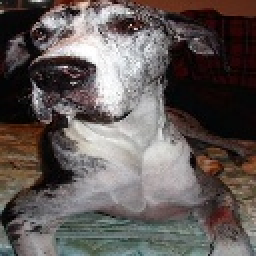
#> input picture Cropped_Images/Great_Dane/n02109047_1005.jpg, 128 x 128 px, found by its file name (shown 2 times larger)
$ jupyter execute --allow-errors Maneesha_assignment_1.ipynb
#> lines starting #> are read from the running program, lines starting #| are printed output that depends on the picture
# Programming Assignment 1:  Data Preparation and Understanding

1. http://vision.stanford.edu/aditya86/ImageNetDogs/
2. https://scikit-image.org/

##### a) CroppingandResizeImagesinYour4-classImagesDataset:
https://www.kaggle.com/code/espriella/stanford-dogs-transfer-crop-stack/notebook

[cell 1]
import os,cv2
dir = os.getcwd()
images_folder = 'Images/'
#> (the rest of this cell did not finish here and is left out)

[cell 2]
import warnings
warnings.filterwarnings("ignore")

[cell 3]
#import required libraries

import os,cv2
import xml.etree.ElementTree as ET

dir = os.getcwd()
images_folder = 'Images/'
annotations_folder = 'Annotations/'
out_folder = "Cropped_Images"
os.makedirs(out_folder, exist_ok=True)
def is_xml_file(file_path):
    try:
        with open(file_path, 'r') as file:
            content = file.read()
            return '<annotation>' in content
    except Exception as e:
        return False

# Loop through each specific folder
#> (the rest of this cell did not finish here and is left out)

##### (b) Feature Extraction: Edge histogram AND Similarity Measurements

i)Choose 1 image from each class.

[cell 4]
images=['Images/papillon/n02086910_10147.jpg','Images/Great_Dane/n02109047_1005.jpg','Images/Pomeranian/n02112018_10129.jpg','Images/Rhodesian_ridgeback/n02087394_10014.jpg']

ii. Convert the color images to grayscale images
https://scikit-image.org/docs/stable/auto_examples/color_exposure/plot_rgb_to_gray.html

[cell 5]
from skimage import io, color, filters, exposure
from skimage.color import rgb2gray
def convert_gray(image):
    img = io.imread(image)
    gray_img = color.rgb2gray(img)
    return gray_img

 iii. For each image 𝐼, use the following
 import numpy as np
 from skimage import filters
 def angle(dx, dy):
 """Calculate the angles between horizontal and vertical operators."""
 return np.mod(np.arctan2(dy, dx), np.pi)
 angle_sobel = angle(filters.sobel_h(I),
 filters.sobel_v(I))
 to obtain an “angle” for each pixel in the images (Intuitively, one can think of the “angle” as
 the direction of edge gradient at the pixel).

[cell 6]
import numpy as np
def angle(dx, dy):
    return np.mod(np.arctan2(dy, dx), np.pi)
#angle_sobel = angle(filters.sobel_h(I),filters.sobel_v(I))

 iv. Useskimage.exposure.histogram(seehttps://scikit-image.org/docs/stable/api/
 skimage.exposure.html#skimage.exposure.histogram)toobtainahistogramwith36
 bins.

 Plot the images with their corresponding edge histogram values (add x-axis label “Bins” and
 y-axis label “Pixel Count” ).

[cell 7]
import matplotlib.pyplot as plt
edge_histograms=[]
#> (the rest of this cell did not finish here and is left out)

vi. Pick 2 edge histograms from the 4 you have constructed (These are the vector representations
 of the images)
 • Perform histogram comparison between the 2 edge histograms using the following met
rics/measures. (seehttps://scikit-learn.org/stable/modules/generated/sklearn.
 metrics.pairwise.distance_metrics.html#sklearn.metrics.pairwise.distance_
 metrics)– Euclidean distance– Manhattan distance– Cosine distance

[cell 8]
from sklearn.metrics.pairwise import euclidean_distances, manhattan_distances, cosine_distances

def histogram_comparison(hist1,hist2):
    print("Manhattan Distance : {}".format(manhattan_distances(hist1.reshape(1,-1),hist2.reshape(1,-1))))
    print("Euclidean Distance : {}".format(euclidean_distances(hist1.reshape(1,-1),hist2.reshape(1,-1))))
    print("Cosine Distance : {}".format(cosine_distances(hist1.reshape(1,-1),hist2.reshape(1,-1))))
#> (the rest of this cell did not finish here and is left out)

 (c) Histogram of Oriented Gradient (HOG) feature descriptor
 Pick 1 image and compute its HOG descriptors. Visualise the image and the HOG descriptors
 fortheimage(seehttps://scikit-image.org/docs/stable/auto_examples/features
 detection/plot_hog.html#sphx-glr-auto-examples-features-detection-plot-hog-py)

[cell 9]
from skimage.feature import hog

image_path = images[1]
#> image_path = 'Images/Great_Dane/n02109047_1005.jpg'
image = io.imread(image_path)
#> image is the input picture: shape (128, 128, 3); mean R, G, B 98, 90.2, 87.8
fd, hog_image = hog(
    image,
    orientations=8,
    pixels_per_cell=(16, 16),
    cells_per_block=(1, 1),
    visualize=True,
    channel_axis=-1,
)
#> fd = 512 values, max 0.529 at index 59, min 0.0583 at index 256, mean 0.345

fig, (ax1, ax2) = plt.subplots(1, 2, figsize=(8, 4), sharex=True, sharey=True)

ax1.axis('off')
ax1.imshow(image, cmap=plt.cm.gray)
ax1.set_title('Input image')

# Rescale histogram for better display
hog_image_rescaled = exposure.rescale_intensity(hog_image, in_range=(0, 10))
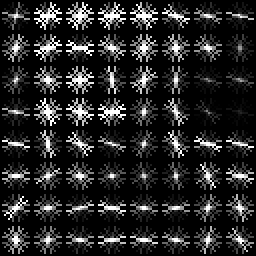
#> hog_image_rescaled: shape (128, 128) float64 (shown 2 times larger); min 0, max 1, mean 0.154
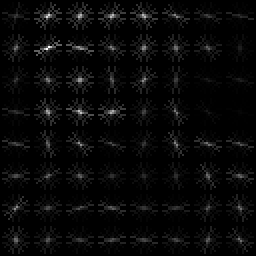
#> hog_image: shape (128, 128) float64 (shown 2 times larger); min 0, max 53.23, mean 1.7; drawn with min black and max white

ax2.axis('off')
ax2.imshow(hog_image_rescaled, cmap=plt.cm.gray)
ax2.set_title('Histogram of Oriented Gradients')
plt.show()
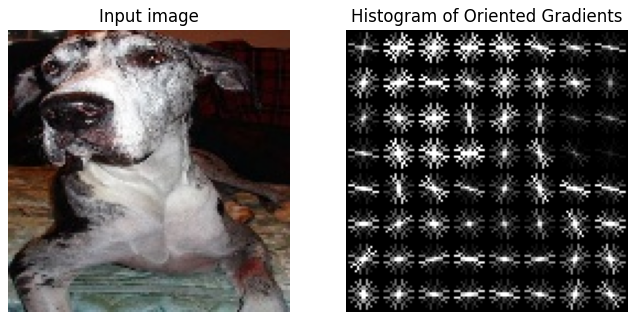
#> figure drawn by matplotlib, 2 panels

$ run again, with Cropped_Images/Great_Dane/n02109047_12193.jpg copied over Cropped_Images/Great_Dane/n02109047_1005.jpg
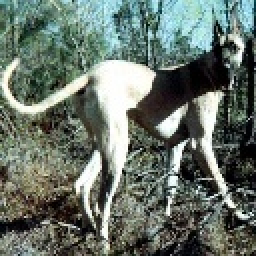
#> input picture Cropped_Images/Great_Dane/n02109047_12193.jpg, 128 x 128 px, found by its file name (shown 2 times larger)
#> image_path = 'Images/Great_Dane/n02109047_1005.jpg'
#> image is the input picture: shape (128, 128, 3); mean R, G, B 103.5, 114.9, 106
#> fd = 512 values, max 0.551 at index 280, min 0.0546 at index 219, mean 0.348
#> `hog_image_rescaled = exposure.rescale_intensity(hog_image, in_range=(0..`:
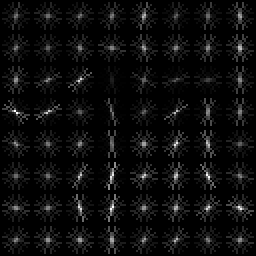
#> hog_image: shape (128, 128) float64 (shown 2 times larger); min 0, max 66.2, mean 3.4; drawn with min black and max white
#> `plt.show()`:
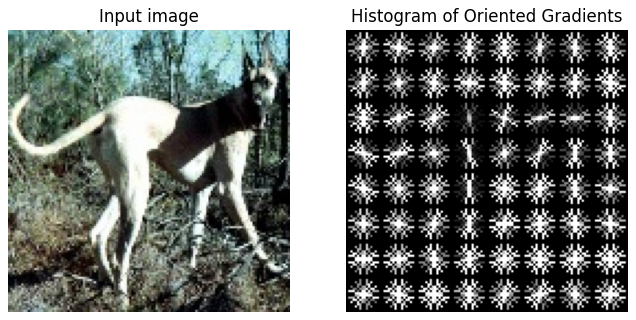
#> figure drawn by matplotlib, 2 panels

$ run again, with Cropped_Images/Great_Dane/n02109047_12678.jpg copied over Cropped_Images/Great_Dane/n02109047_1005.jpg
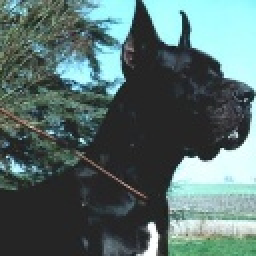
#> input picture Cropped_Images/Great_Dane/n02109047_12678.jpg, 128 x 128 px, found by its file name (shown 2 times larger)
#> image_path = 'Images/Great_Dane/n02109047_1005.jpg'
#> image is the input picture: shape (128, 128, 3); mean R, G, B 87.1, 109.1, 107
#> fd = 512 values, max 0.78 at index 388, min 0 at index 63, mean 0.327
#> `hog_image_rescaled = exposure.rescale_intensity(hog_image, in_range=(0..`:
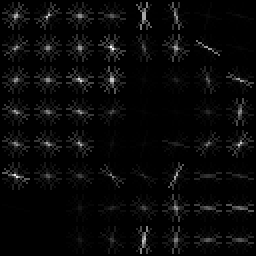
#> hog_image: shape (128, 128) float64 (shown 2 times larger); min 0, max 46.97, mean 1.6; drawn with min black and max white
#> `plt.show()`:
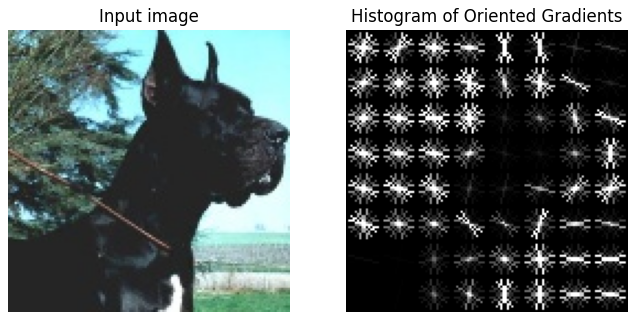
#> figure drawn by matplotlib, 2 panels

$ run again, with Cropped_Images/Great_Dane/n02109047_12726.jpg copied over Cropped_Images/Great_Dane/n02109047_1005.jpg
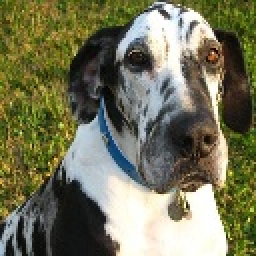
#> input picture Cropped_Images/Great_Dane/n02109047_12726.jpg, 128 x 128 px, found by its file name (shown 2 times larger)
#> image_path = 'Images/Great_Dane/n02109047_1005.jpg'
#> image is the input picture: shape (128, 128, 3); mean R, G, B 116.9, 116.8, 89.8
#> fd = 512 values, max 0.606 at index 405, min 0.043 at index 337, mean 0.344
#> `hog_image_rescaled = exposure.rescale_intensity(hog_image, in_range=(0..`:
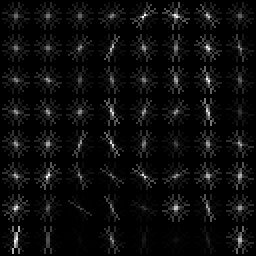
#> hog_image: shape (128, 128) float64 (shown 2 times larger); min 0, max 49.26, mean 2.4; drawn with min black and max white
#> `plt.show()`:
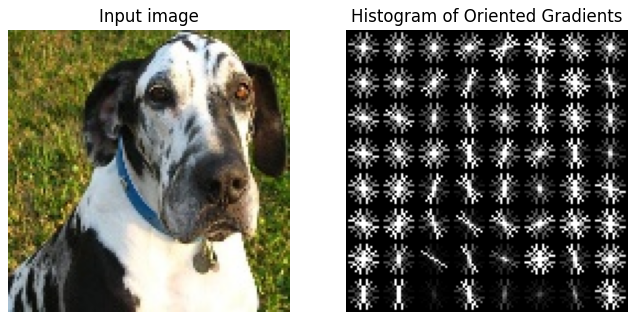
#> figure drawn by matplotlib, 2 panels
